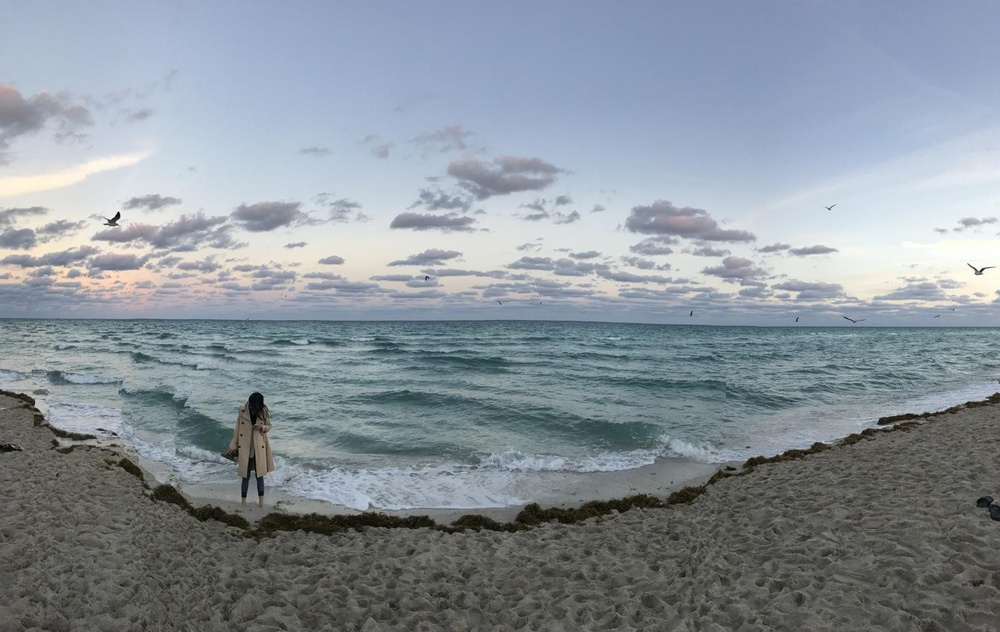
%> input picture hw2/IMG_1943_modified.jpg, 1000 x 632 px, shrunk from 1537 x 972 before the run
$ octave --eval "result = energy_img(imread('IMG_1943_modified.jpg'));"   (GNU Octave 9; MATLAB toolbox functions it lacks are replaced by stand-ins)
%> lines starting %> are read from the running program, lines starting %| are printed output that depends on the picture
function energyImg = energy_img(im)
    % calculate the energy from each pixel of img
    grayIm = im2double(rgb2gray(im));
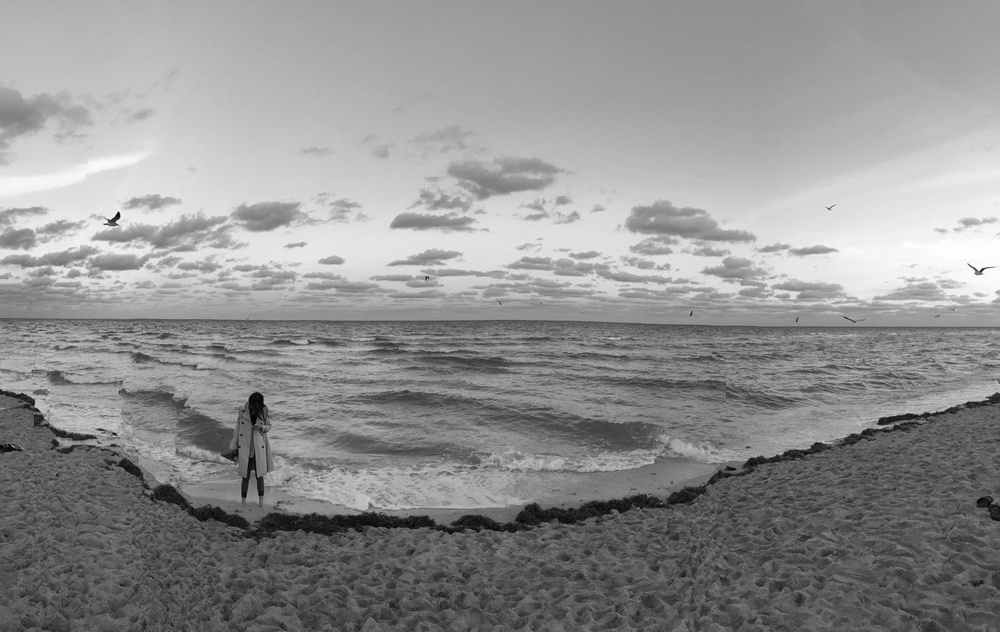
%> grayIm: size 632x1000 double; min 0, max 1, mean 0.567
    h_sobelY = fspecial('sobel');
    h_sobelX = -h_sobelY';
    im_dx = imfilter(grayIm, h_sobelX);
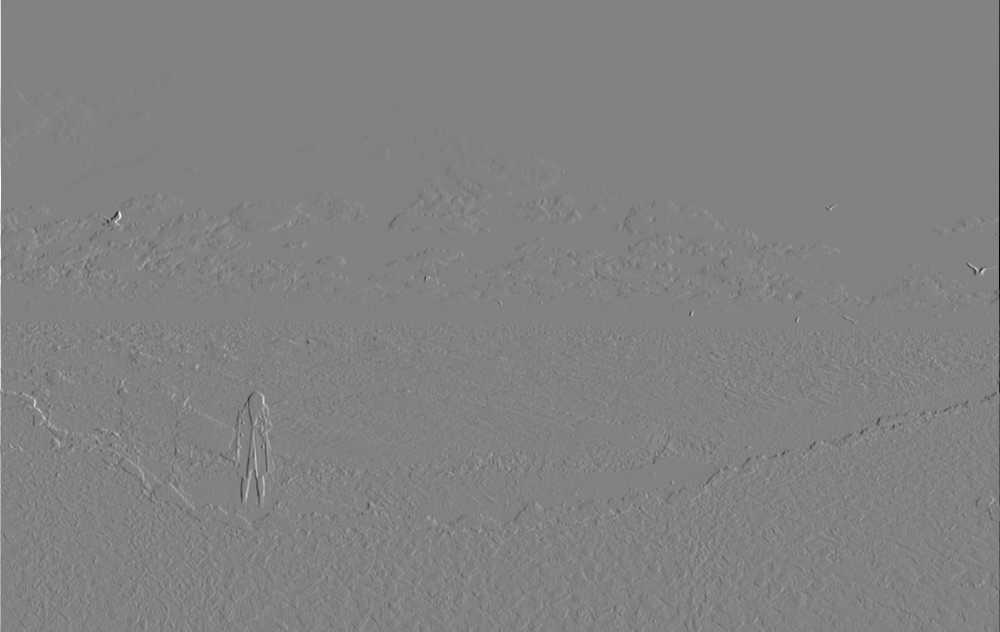
%> im_dx: size 632x1000 double; min -3.98, max 3.83, mean 0.000153; drawn with min black and max white
    im_dy = imfilter(grayIm, h_sobelY);
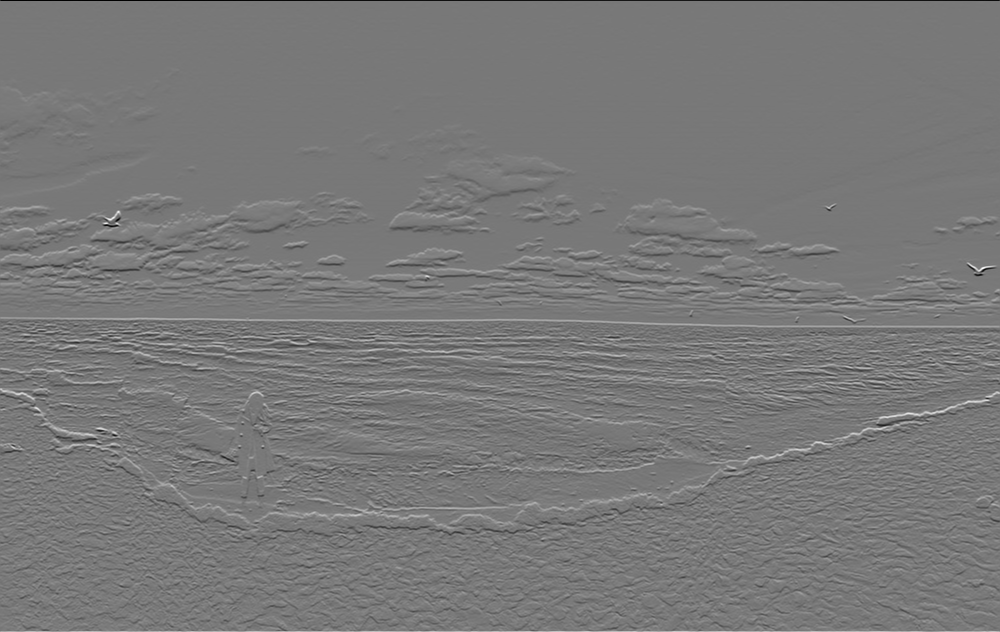
%> im_dy: size 632x1000 double; min -2.78, max 3.08, mean 0.00189; drawn with min black and max white
    energyImg = sqrt(im_dx.^2 + im_dy.^2);
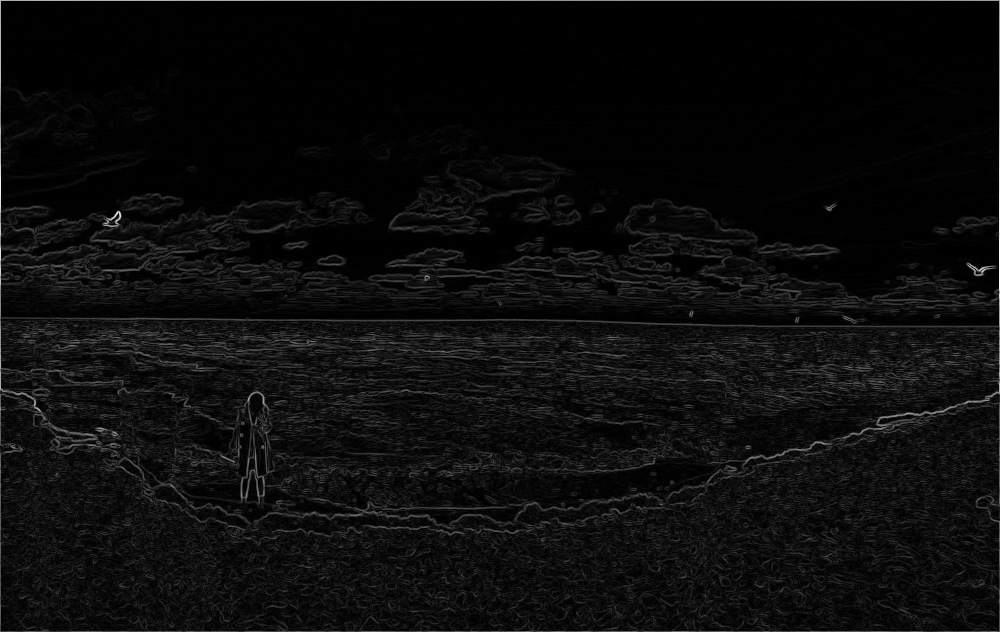
%> energyImg: size 632x1000 double; min 0, max 3.98, mean 0.195; drawn with min black and max white
end

$ run again, on hw2/IMG_2334_modified.jpg
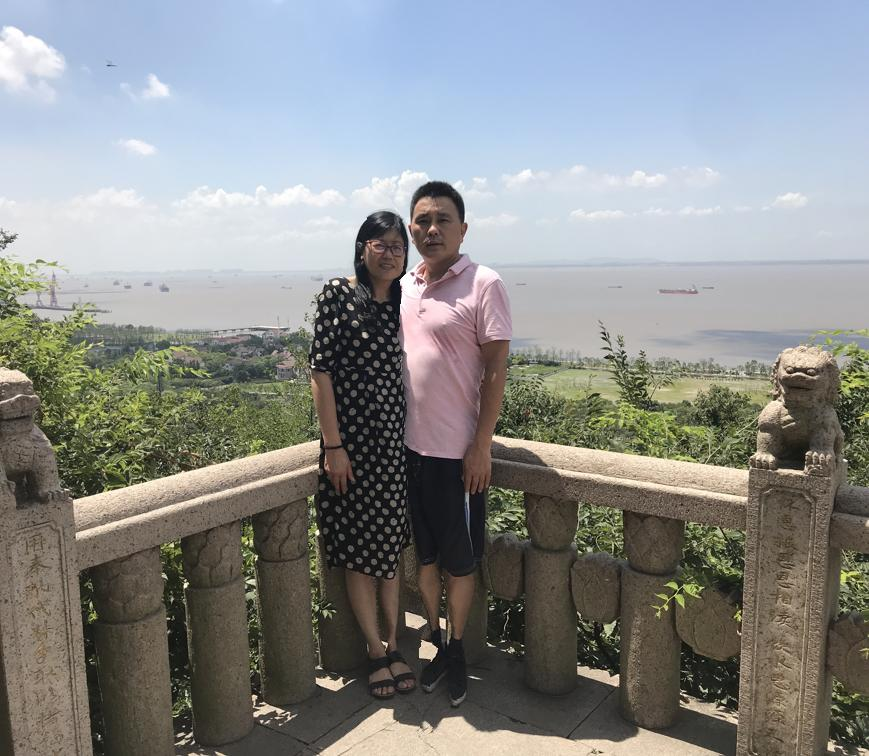
%> input picture hw2/IMG_2334_modified.jpg, 869 x 756 px
%> in energy_img, `im_dy = imfilter(grayIm, h_sobelY);`:
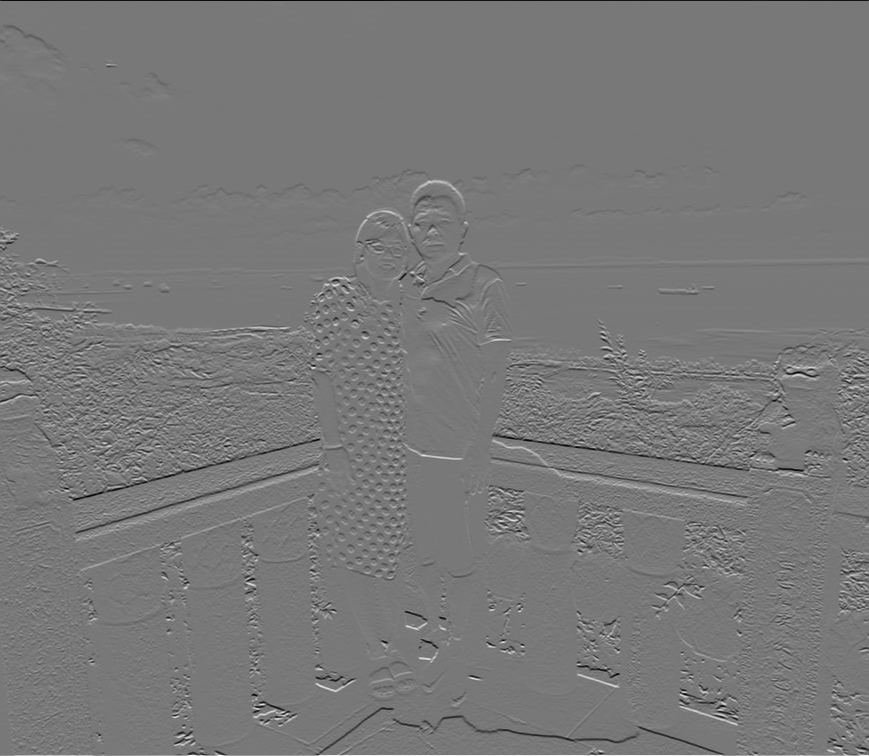
%> im_dy: size 756x869 double; min -3.37, max 3.75, mean 0.00081; drawn with min black and max white
%> in energy_img, `energyImg = sqrt(im_dx.^2 + im_dy.^2);`:
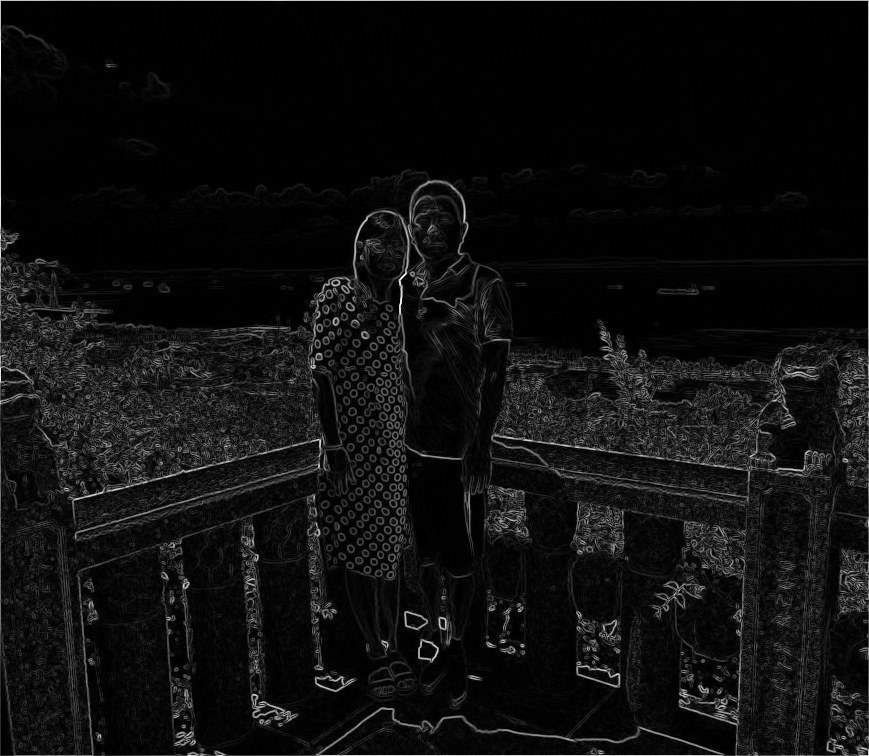
%> energyImg: size 756x869 double; min 0, max 3.98, mean 0.24; drawn with min black and max white

$ run again, on hw2/IMG_2334.JPG
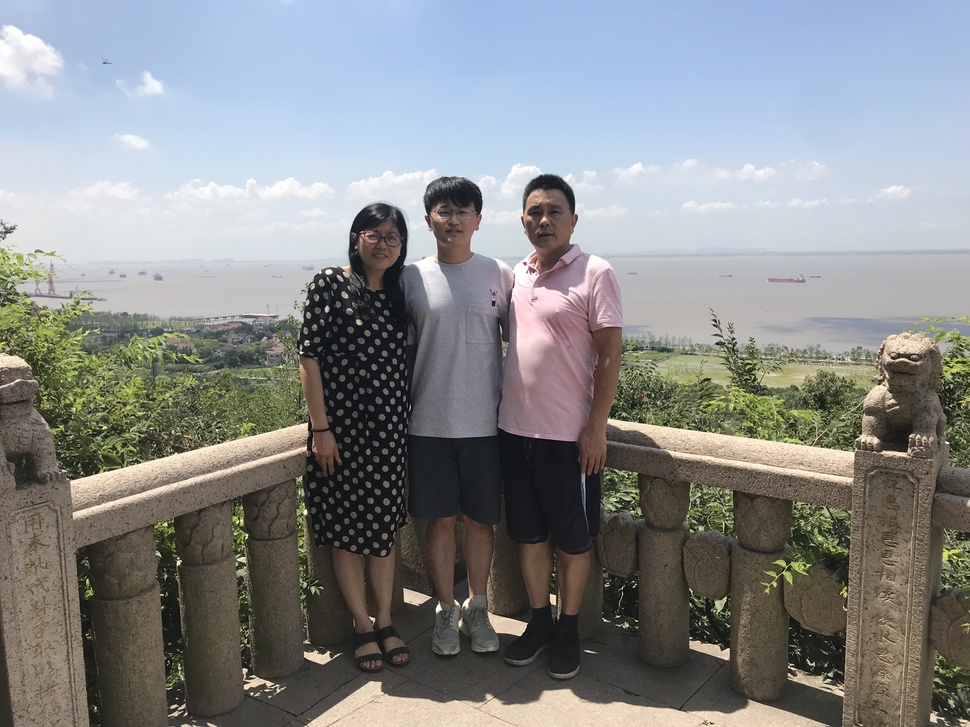
%> input picture hw2/IMG_2334.JPG, 970 x 727 px, shrunk from 4032 x 3024 before the run
%> in energy_img, `im_dy = imfilter(grayIm, h_sobelY);`:
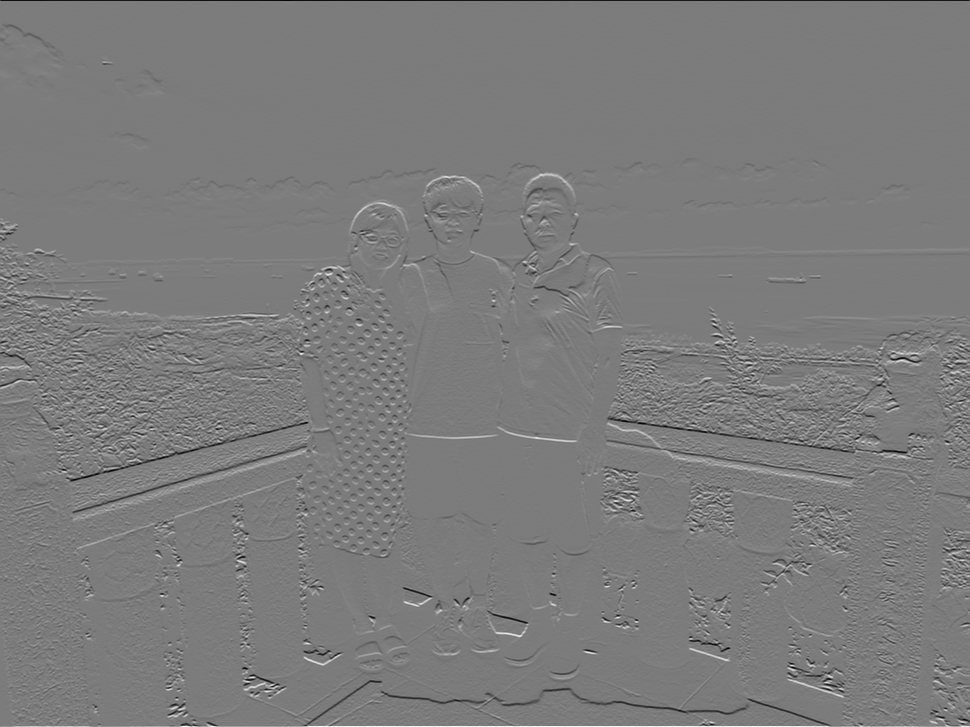
%> im_dy: size 727x970 double; min -3.53, max 3.72, mean 0.000651; drawn with min black and max white
%> in energy_img, `energyImg = sqrt(im_dx.^2 + im_dy.^2);`:
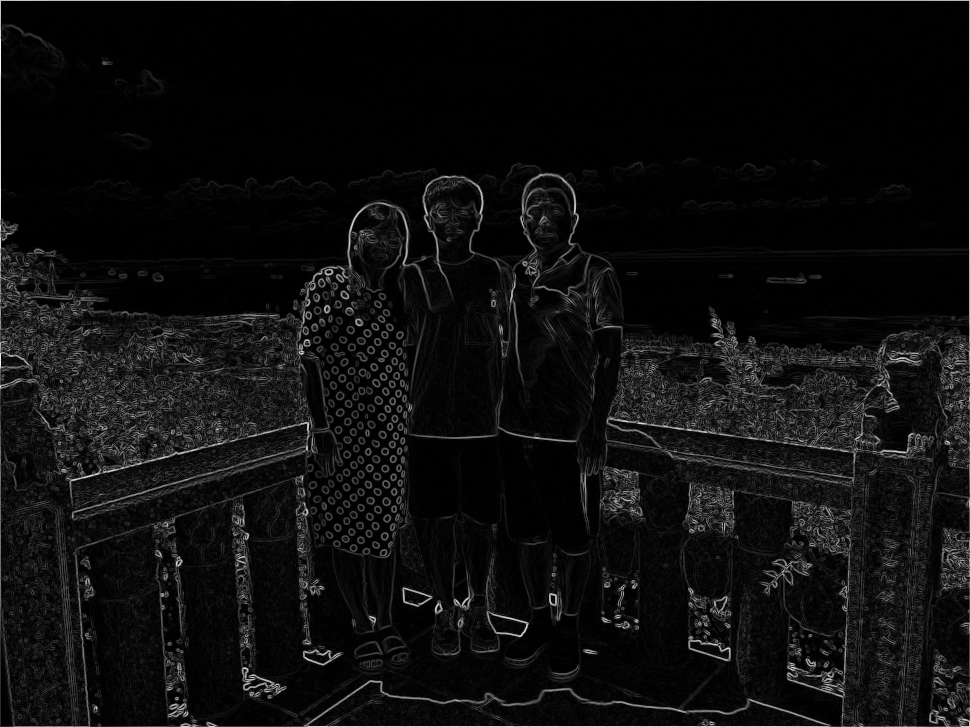
%> energyImg: size 727x970 double; min 0, max 3.99, mean 0.228; drawn with min black and max white

$ run again, on hw2/IMG_2369.JPG
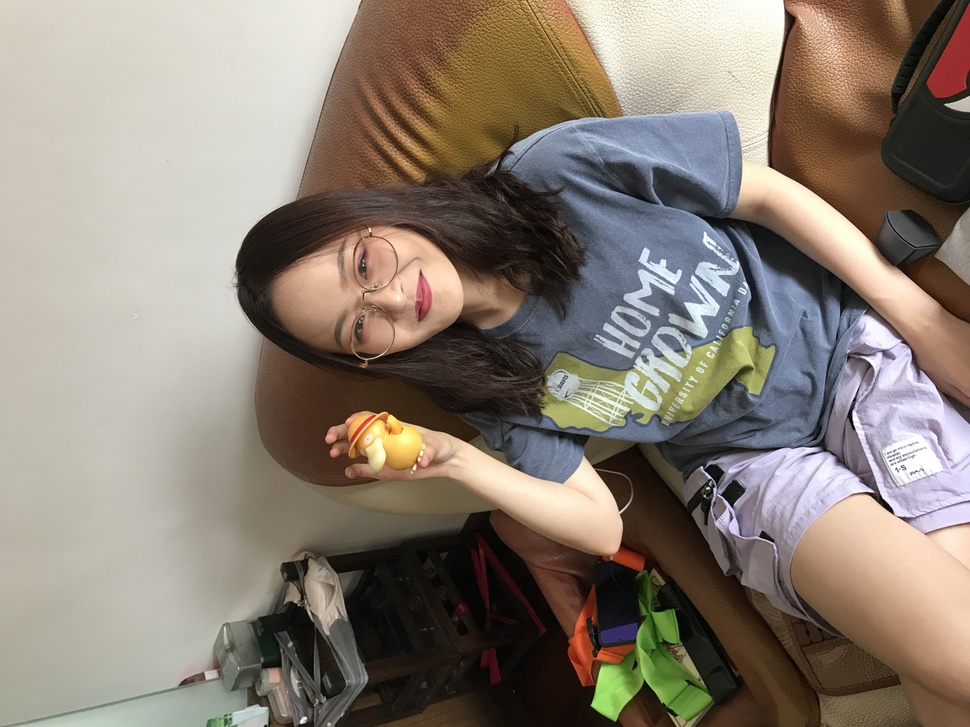
%> input picture hw2/IMG_2369.JPG, 970 x 727 px, shrunk from 4032 x 3024 before the run
%> in energy_img, `im_dy = imfilter(grayIm, h_sobelY);`:
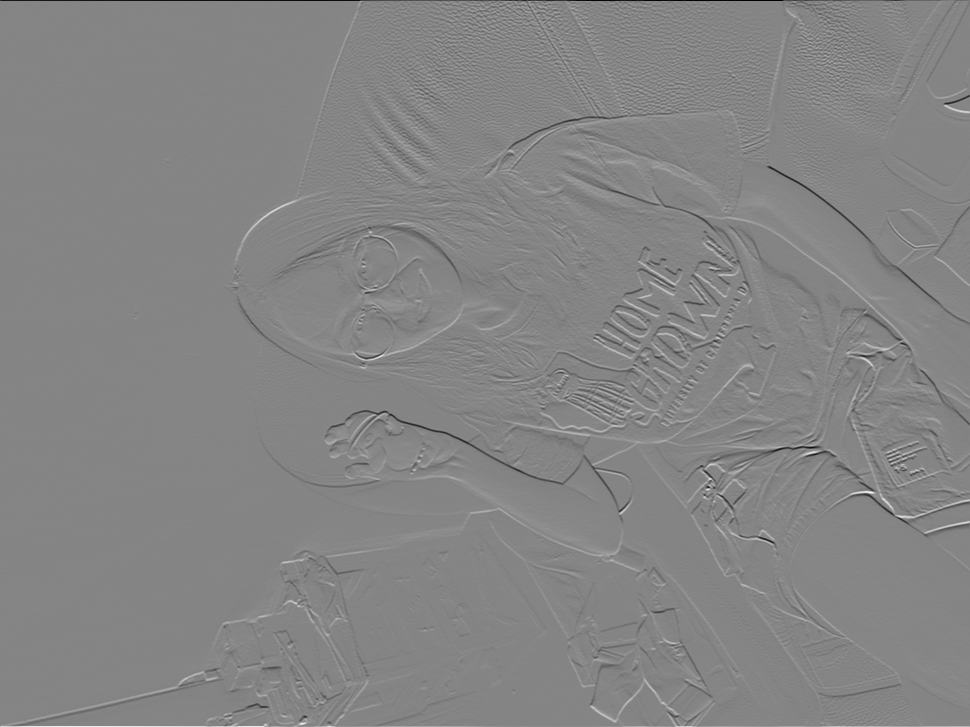
%> im_dy: size 727x970 double; min -4, max 3.67, mean 0.00191; drawn with min black and max white
%> in energy_img, `energyImg = sqrt(im_dx.^2 + im_dy.^2);`:
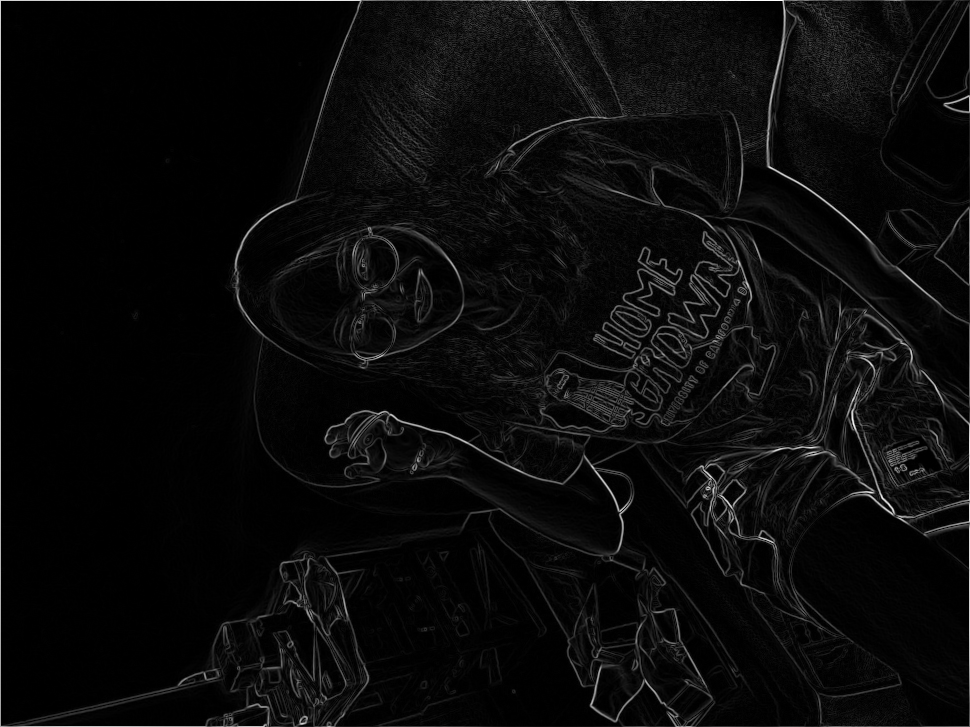
%> energyImg: size 727x970 double; min 0, max 4, mean 0.175; drawn with min black and max white
